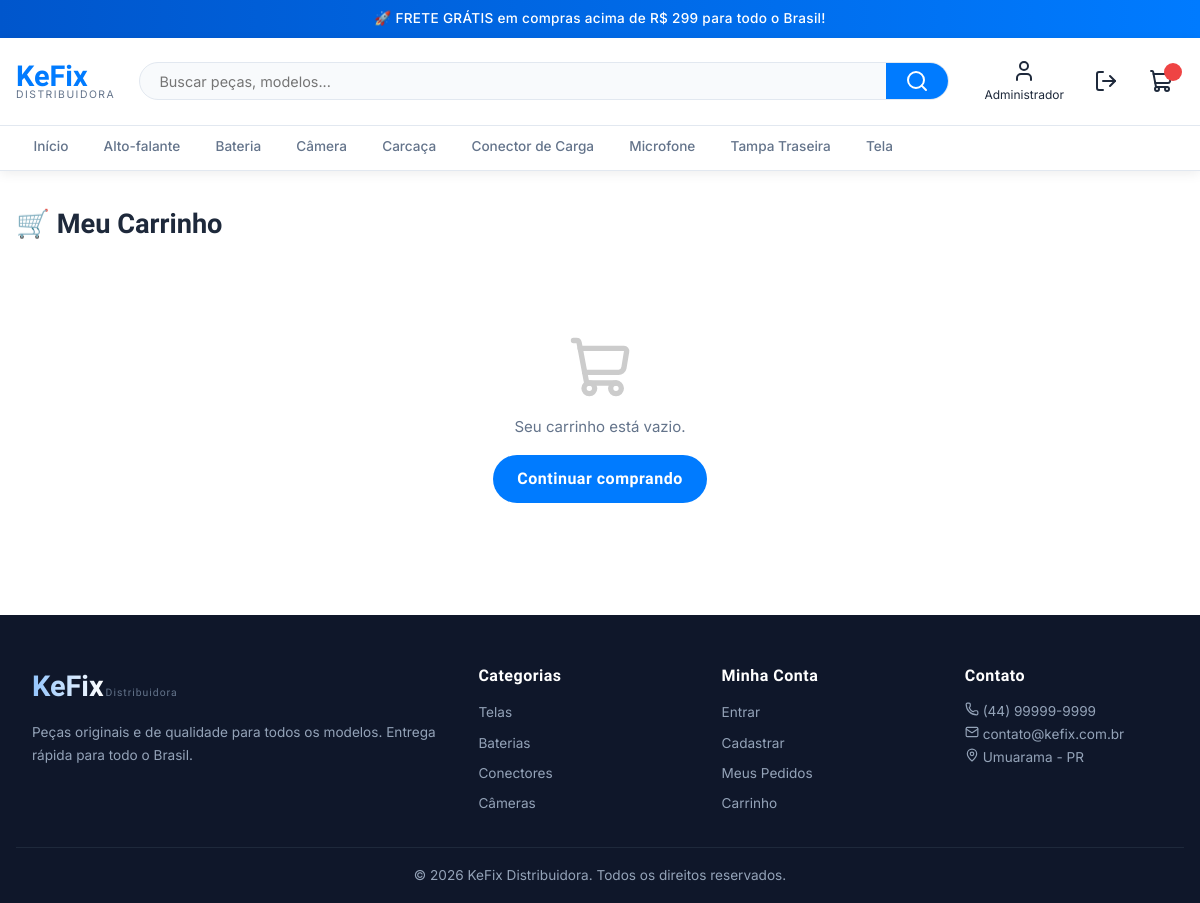
/carrinho.php (signed in), run on the app's committed database.
### tables this page shows
CREATE TABLE categorias (
    id INT AUTO_INCREMENT PRIMARY KEY,
    nome VARCHAR(100) NOT NULL,
    slug VARCHAR(100) NOT NULL UNIQUE,
    icone VARCHAR(50) DEFAULT 'box',
    criado_em TIMESTAMP DEFAULT CURRENT_TIMESTAMP
);

### php/config.php (called while the page is built, shortened)
<?php
function usuario_logado() {
    return isset($_SESSION['usuario_id']);
}
function sanitizar($valor) {
    return htmlspecialchars(strip_tags(trim($valor)));
}
?>

### php/header_partial.php (the view, shortened to what this page needs)
<?php
require_once __DIR__ . '/config.php';
$pdo = conectar();
$categorias = $pdo->query("SELECT * FROM categorias ORDER BY nome")->fetchAll();
$total_carrinho = array_sum(array_column($_SESSION['carrinho'] ?? [], 'quantidade'));
?>
<!DOCTYPE html>
<html lang="pt-BR">
<head>
  <link rel="stylesheet" href="<?= SITE_URL ?>/css/style.css">
</head>
<body>
<div class="barra-anuncio">
  🚀 FRETE GRÁTIS em compras acima de R$ 299 para todo o Brasil!
</div>
<header class="header">
  <div class="container header-inner">
    <a href="<?= SITE_URL ?>/index.php" class="logo">
      <span class="logo-nome">KeFix</span>
      <small>Distribuidora</small>
    </a>
    <form class="busca" action="<?= SITE_URL ?>/busca.php" method="GET">
      <input type="text" name="q" placeholder="Buscar peças, modelos..." value="<?= sanitizar($_GET['q'] ?? '') ?>">
      <button type="submit"><i data-lucide="search"></i></button>
    </form>
    <div class="header-acoes">
      <?php if (usuario_logado()): ?>
        <a href="<?= SITE_URL ?>/minha-conta.php" class="btn-header">
          <i data-lucide="user"></i>
          <span><?= explode(' ', $_SESSION['usuario_nome'])[0] ?></span>
        </a>
        <a href="<?= SITE_URL ?>/php/auth.php?acao=sair" class="btn-header">
          <i data-lucide="log-out"></i>
        </a>
      <?php endif; ?>
      <a href="<?= SITE_URL ?>/carrinho.php" class="btn-header btn-carrinho">
        <i data-lucide="shopping-cart"></i>
        <span class="badge-carrinho" id="badge-carrinho"><?= $total_carrinho > 0 ? $total_carrinho : '' ?></span>
      </a>
    </div>
  </div>
  <nav class="nav-categorias" id="nav-menu">
    <div class="container nav-inner">
      <a href="<?= SITE_URL ?>/index.php">Início</a>
      <?php foreach ($categorias as $cat): ?>
        <a href="<?= SITE_URL ?>/categoria.php?slug=<?= $cat['slug'] ?>">
          <?= htmlspecialchars($cat['nome']) ?>
        </a>
      <?php endforeach; ?>
    </div>
  </nav>
</header>

### css/style.css (style rules this page uses)
:root { --azul: #007BFF; --azul-escuro: #0056CC; --azul-claro: #E8F2FF; --azul-hover: #0066DD; --branco: #FFFFFF; --cinza-claro: #F8FAFC; --cinza-borda: #E2E8F0; --cinza-texto: #64748B; --texto: #1E293B; --sucesso: #10B981; --erro: #EF4444; --sombra: 0 2px 12px rgba(0,0,0,0.08); --sombra-md: 0 4px 24px rgba(0,0,0,0.12); --radius: 12px; --radius-sm: 8px; }
* { margin: 0; padding: 0; box-sizing: border-box; }
html { scroll-behavior: smooth; }
body { font-family: 'Inter', sans-serif; color: var(--texto); background: var(--branco); font-size: 15px; line-height: 1.6; }
a { color: inherit; text-decoration: none; }
.container { max-width: 1200px; margin: 0 auto; padding: 0 1rem; }
h1, h2, h3, .logo-ke, .logo-fix, .logo-nome { font-family: 'Rajdhani', sans-serif; font-weight: 700; }
.barra-anuncio { background: linear-gradient(90deg, var(--azul-escuro), var(--azul)); color: white; text-align: center; padding: .5rem 1rem; font-size: .85rem; font-weight: 500; letter-spacing: .3px; }
.header { background: white; border-bottom: 1px solid var(--cinza-borda); position: sticky; top: 0; z-index: 100; box-shadow: var(--sombra); }
.header-inner { display: flex; align-items: center; gap: 1.5rem; padding: .9rem 1rem; }
.logo { display: flex; flex-direction: column; line-height: 1; flex-shrink: 0; }
.logo-nome { font-size: 1.8rem; color: var(--azul); }
.logo small { font-size: .65rem; color: var(--cinza-texto); letter-spacing: 1.5px; text-transform: uppercase; font-family: 'Inter', sans-serif; }
.busca { flex: 1; display: flex; background: var(--cinza-claro); border: 1.5px solid var(--cinza-borda); border-radius: 50px; overflow: hidden; transition: border-color .2s; }
.busca input { flex: 1; padding: .6rem 1.2rem; border: none; background: transparent; font-family: 'Inter', sans-serif; font-size: .9rem; outline: none; }
.busca button { background: var(--azul); color: white; border: none; padding: 0 1.2rem; cursor: pointer; display: flex; align-items: center; transition: background .2s; }
.header-acoes { display: flex; align-items: center; gap: .5rem; }
.btn-header { display: flex; flex-direction: column; align-items: center; gap: 2px; padding: .4rem .7rem; border-radius: var(--radius-sm); color: var(--texto); font-size: .75rem; transition: background .2s, color .2s; cursor: pointer; border: none; background: transparent; }
.btn-carrinho { position: relative; }
.badge-carrinho { position: absolute; top: 0; right: 2px; background: var(--erro); color: white; font-size: .65rem; font-weight: 700; min-width: 18px; height: 18px; border-radius: 50%; display: flex; align-items: center; justify-content: center; line-height: 1; }
.nav-categorias { border-top: 1px solid var(--cinza-borda); background: white; }
.nav-inner { display: flex; gap: 0; overflow-x: auto; scrollbar-width: none; }
.nav-inner a { padding: .65rem 1.1rem; font-size: .85rem; font-weight: 500; color: var(--cinza-texto); white-space: nowrap; border-bottom: 2px solid transparent; transition: color .2s, border-color .2s; }

### data on the page
categorias: nome "Alto-falante"
categorias: nome "Bateria"
categorias: nome "Câmera"
categorias: nome "Carcaça"
categorias: nome "Conector de Carga"
categorias: nome "Microfone"
categorias: nome "Tampa Traseira"
categorias: nome "Tela"

### other printed values
explode(' ', $_SESSION['usuario_nome'])[0] "Administrador"
